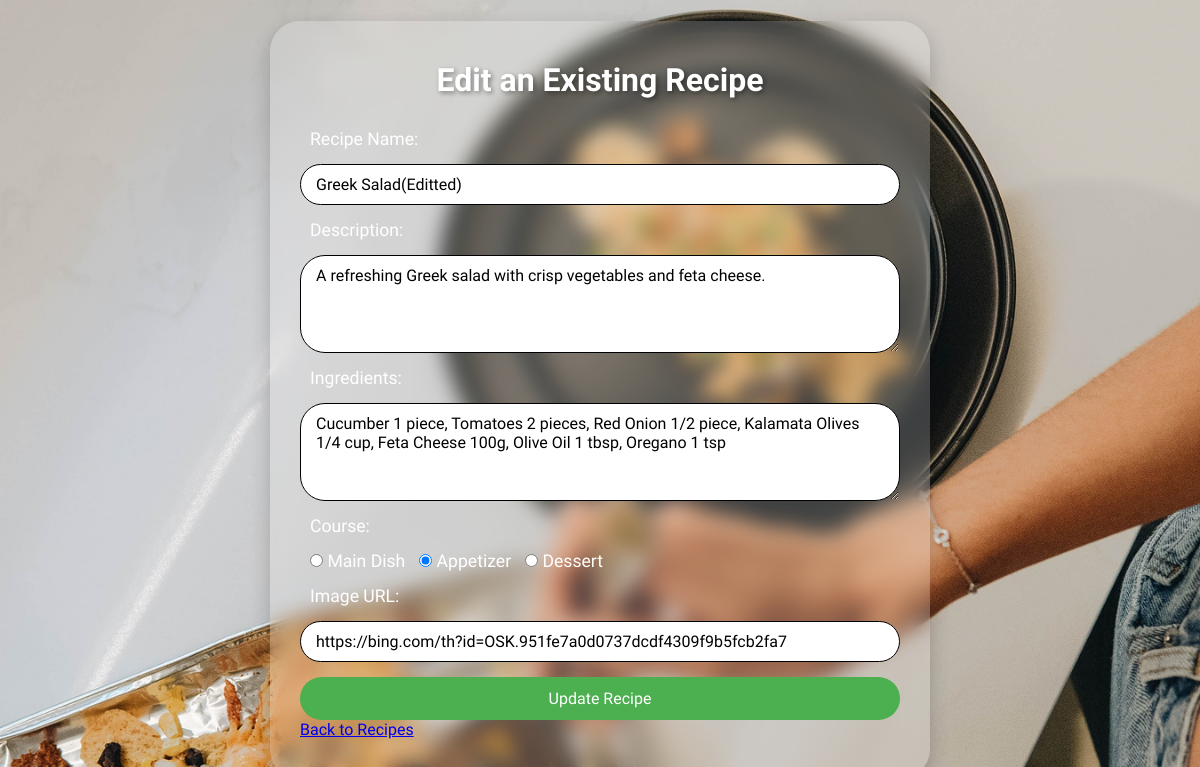
The app's page /edit-recipe/16/ with its own data.
### users/models.py (models this page shows, shortened)
class Recipe(models.Model):
    COURSE_CHOICES = [
        ('Appetizers', 'Appetizers'),
        ('Main Course', 'Main Course'),
        ('Dessert', 'Dessert'),
    ]
    name = models.CharField(max_length=200)
    course = models.CharField(max_length=20, choices=COURSE_CHOICES)
    description = models.TextField()
    ingredients = models.ManyToManyField(Ingredient, through='RecipeIngredient')
    likes = models.ManyToManyField(CustomUser, related_name='liked_recipes', blank=True)
    image = models.TextField(null=True, blank=True)

class RecipeIngredient(models.Model):
    recipe = models.ForeignKey(Recipe, on_delete=models.CASCADE)
    ingredient = models.ForeignKey(Ingredient, on_delete=models.CASCADE)
    quantity = models.CharField(max_length=100)
    unit = models.CharField(max_length=50, null=True, blank=True)

class Ingredient(models.Model):
    name = models.CharField(max_length=100)

### users/views.py (the view)
# urls.py: path('edit-recipe/<int:recipe_id>/', user_views.edit_recipe_form_view, name='edit_recipe_form'),
def edit_recipe_form_view(request, recipe_id):
    recipe = get_object_or_404(Recipe, id=recipe_id)
    recipe_ingredients = RecipeIngredient.objects.filter(recipe=recipe)
    context = {
        'recipe': recipe,
        'recipe_ingredients': recipe_ingredients
    }
    return render(request, 'users/Edit_Recipe.html', context)

### users/templates/users/Edit_Recipe.html (shortened to what this page needs)
{% load static %}
<!DOCTYPE html>
<html lang="en">
<head>
    <link rel="stylesheet" href="{% static 'css/Add_Recipe_style.css' %}">
</head>
<body>
    <div class="container">
        <div class="glass">
            <h1>Edit an Existing Recipe</h1>
            <form id="recipe-form" method="POST" action="{% url 'edit_recipe' recipe.id %}">
                <label for="recipe-name">Recipe Name: </label>
                <input type="text" id="recipe-name" name="recipe_name" value="{{ recipe.name }}" required>
                <label for="recipe-description">Description:</label>
                <textarea id="recipe-description" name="recipe_description" rows="4" required>{{ recipe.description }}</textarea>
                <label for="recipe-ingredients">Ingredients:</label>
                <textarea id="recipe-ingredients" name="recipe_ingredients" rows="4" required>{% for ri in recipe_ingredients %}{{ ri.ingredient.name }} {{ ri.quantity }} {{ ri.unit }}{% if not forloop.last %}, {% endif %}{% endfor %}</textarea>
                <label>Course:</label>
                <div>
                    <label><input type="radio" name="course" value="Main Course" {% if recipe.course == 'Main Course' %}checked{% endif %} required> Main Dish</label>
                    <label><input type="radio" name="course" value="Appetizers" {% if recipe.course == 'Appetizers' %}checked{% endif %}> Appetizer</label>
                    <label><input type="radio" name="course" value="Dessert" {% if recipe.course == 'Dessert' %}checked{% endif %}> Dessert</label>
                </div>
                <label for="recipe-image">Image URL:</label>
                <input type="text" id="recipe-image" name="recipe_image" value="{{ recipe.image }}" required>
                <button type="submit">Update Recipe</button>
            </form>
            <div class="back-btn">
                <a href="{% url 'edit_page' %}">Back to Recipes</a>
            </div>
        </div>
    </div>
</body>
</html>

### users/static/css/Add_Recipe_style.css (style rules this page uses)
* { margin: 0; padding: 0; box-sizing: border-box; }
body { height: 100vh; background-image: url(imgs/Background.png); background-size: cover; background-repeat: no-repeat; font-family: "Lilita One", Arial, Helvetica, sans-serif; display: flex; justify-content: center; align-items: center; }
.container { width: 100%; max-width: 700px; padding: 20px; }
.glass { background-color: rgba(255, 255, 255, 0.2); backdrop-filter: blur(10px); border-radius: 30px; padding: 40px 30px; box-shadow: 0 8px 20px rgba(0, 0, 0, 0.2); }
h1 { text-align: center; color: #fff; margin-bottom: 30px; text-shadow: 2px 2px 5px rgba(0,0,0,0.4); }
form { display: flex; flex-direction: column; gap: 15px; }
label { font-size: 1.1rem; color: #fff; margin-left: 10px; }
input, textarea { font-family: "Lilita One", Arial, Helvetica, sans-serif; padding: 10px 15px; border-radius: 25px; border: 1px solid #000; background-color: #fff; color: #000; transition: 0.3s ease; font-size: 1rem; }
button { font-family: "Lilita One", Arial, Helvetica, sans-serif; background-color: #4CAF50; color: white; border: none; padding: 12px; border-radius: 30px; font-size: 1rem; cursor: pointer; transition: 0.3s ease; }

### records on screen
Recipe: recipe_name "Greek Salad(Editted)", recipe_description "A refreshing Greek salad with crisp vegetables and feta cheese.", course "☐ Main Dish", course "☑ Appetizer", course "☐ Dessert", recipe_image "https://bing.com/th?id=OSK.951fe7a0d0737dcdf4309f9b5fcb2fa7"
RecipeIngredient: recipe_ingredients "Cucumber 1 piece, Tomatoes 2 pieces, Red Onion 1/2 piece, Kalamata Olives 1/4 cup, Feta Cheese 100g, Olive Oil 1 tbsp, Oregano 1 tsp"
